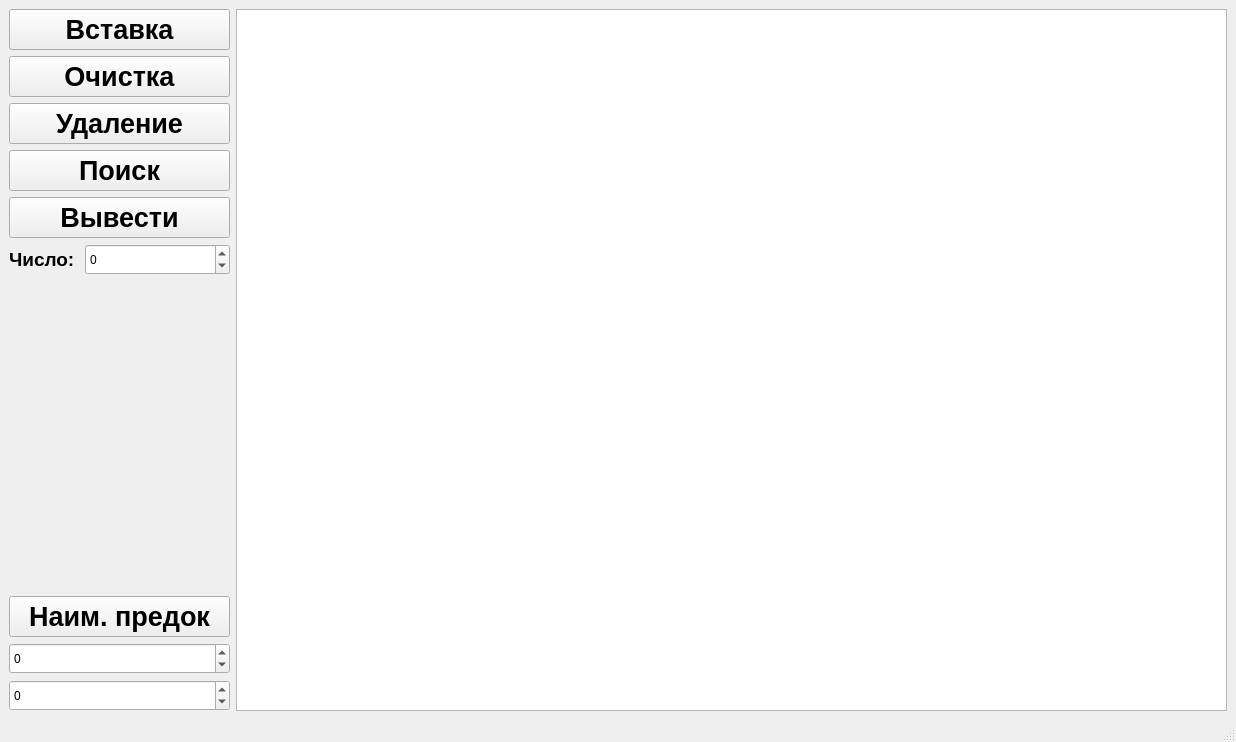
<?xml version="1.0" encoding="UTF-8"?>
<ui version="4.0">
 <class>MainWindow</class>
 <widget class="QMainWindow" name="MainWindow">
  <property name="geometry">
   <rect>
    <x>0</x>
    <y>0</y>
    <width>1236</width>
    <height>742</height>
   </rect>
  </property>
  <property name="windowTitle">
   <string>MainWindow</string>
  </property>
  <widget class="QWidget" name="centralwidget">
   <layout class="QGridLayout" name="gridLayout">
    <item row="0" column="0">
     <layout class="QFormLayout" name="formLayout">
      <item row="0" column="1">
       <layout class="QVBoxLayout" name="verticalLayout_2">
        <item>
         <widget class="QGraphicsView" name="graphicsView">
          <property name="minimumSize">
           <size>
            <width>541</width>
            <height>459</height>
           </size>
          </property>
         </widget>
        </item>
       </layout>
      </item>
      <item row="0" column="0">
       <layout class="QVBoxLayout" name="verticalLayout_1">
        <item>
         <widget class="QPushButton" name="On_insert">
          <property name="minimumSize">
           <size>
            <width>221</width>
            <height>41</height>
           </size>
          </property>
          <property name="maximumSize">
           <size>
            <width>221</width>
            <height>41</height>
           </size>
          </property>
          <property name="font">
           <font>
            <family>Ubuntu</family>
            <pointsize>20</pointsize>
            <italic>false</italic>
            <bold>true</bold>
           </font>
          </property>
          <property name="styleSheet">
           <string notr="true"/>
          </property>
          <property name="text">
           <string>Вставка</string>
          </property>
         </widget>
        </item>
        <item>
         <widget class="QPushButton" name="On_clear">
          <property name="minimumSize">
           <size>
            <width>221</width>
            <height>41</height>
           </size>
          </property>
          <property name="maximumSize">
           <size>
            <width>221</width>
            <height>41</height>
           </size>
          </property>
          <property name="font">
           <font>
            <family>Ubuntu</family>
            <pointsize>20</pointsize>
            <italic>false</italic>
            <bold>true</bold>
           </font>
          </property>
          <property name="styleSheet">
           <string notr="true"/>
          </property>
          <property name="text">
           <string>Очистка</string>
          </property>
         </widget>
        </item>
        <item>
         <widget class="QPushButton" name="On_delete">
          <property name="minimumSize">
           <size>
            <width>221</width>
            <height>41</height>
           </size>
          </property>
          <property name="maximumSize">
           <size>
            <width>221</width>
            <height>41</height>
           </size>
          </property>
          <property name="font">
           <font>
            <family>Ubuntu</family>
            <pointsize>20</pointsize>
            <italic>false</italic>
            <bold>true</bold>
           </font>
          </property>
          <property name="styleSheet">
           <string notr="true"/>
          </property>
          <property name="text">
           <string>Удаление</string>
          </property>
         </widget>
        </item>
        <item>
         <widget class="QPushButton" name="On_find">
          <property name="minimumSize">
           <size>
            <width>221</width>
            <height>41</height>
           </size>
          </property>
          <property name="maximumSize">
           <size>
            <width>221</width>
            <height>41</height>
           </size>
          </property>
          <property name="font">
           <font>
            <family>Ubuntu</family>
            <pointsize>20</pointsize>
            <italic>false</italic>
            <bold>true</bold>
           </font>
          </property>
          <property name="styleSheet">
           <string notr="true"/>
          </property>
          <property name="text">
           <string>Поиск</string>
          </property>
         </widget>
        </item>
        <item>
         <widget class="QPushButton" name="On_print_forward">
          <property name="minimumSize">
           <size>
            <width>221</width>
            <height>41</height>
           </size>
          </property>
          <property name="maximumSize">
           <size>
            <width>221</width>
            <height>41</height>
           </size>
          </property>
          <property name="font">
           <font>
            <family>Ubuntu</family>
            <pointsize>20</pointsize>
            <italic>false</italic>
            <bold>true</bold>
           </font>
          </property>
          <property name="styleSheet">
           <string notr="true"/>
          </property>
          <property name="text">
           <string>Вывести</string>
          </property>
         </widget>
        </item>
        <item>
         <layout class="QHBoxLayout" name="horizontalLayout">
          <property name="sizeConstraint">
           <enum>QLayout::SetNoConstraint</enum>
          </property>
          <item>
           <widget class="QLabel" name="label_4">
            <property name="maximumSize">
             <size>
              <width>70</width>
              <height>50</height>
             </size>
            </property>
            <property name="font">
             <font>
              <pointsize>14</pointsize>
              <bold>true</bold>
             </font>
            </property>
            <property name="text">
             <string>Число:</string>
            </property>
           </widget>
          </item>
          <item>
           <widget class="QSpinBox" name="inBox_2">
            <property name="minimumSize">
             <size>
              <width>91</width>
              <height>31</height>
             </size>
            </property>
            <property name="readOnly">
             <bool>false</bool>
            </property>
            <property name="minimum">
             <number>-100</number>
            </property>
            <property name="maximum">
             <number>100</number>
            </property>
           </widget>
          </item>
         </layout>
        </item>
        <item alignment="Qt::AlignVCenter">
         <widget class="QLabel" name="output">
          <property name="minimumSize">
           <size>
            <width>221</width>
            <height>30</height>
           </size>
          </property>
          <property name="font">
           <font>
            <pointsize>13</pointsize>
            <italic>true</italic>
            <bold>true</bold>
           </font>
          </property>
          <property name="text">
           <string/>
          </property>
         </widget>
        </item>
        <item>
         <widget class="QLabel" name="label">
          <property name="enabled">
           <bool>true</bool>
          </property>
          <property name="font">
           <font>
            <pointsize>14</pointsize>
            <italic>true</italic>
            <bold>true</bold>
           </font>
          </property>
          <property name="text">
           <string/>
          </property>
          <property name="textFormat">
           <enum>Qt::AutoText</enum>
          </property>
         </widget>
        </item>
        <item>
         <widget class="QPushButton" name="On_MaxDepth">
          <property name="minimumSize">
           <size>
            <width>221</width>
            <height>41</height>
           </size>
          </property>
          <property name="maximumSize">
           <size>
            <width>221</width>
            <height>41</height>
           </size>
          </property>
          <property name="font">
           <font>
            <family>Ubuntu</family>
            <pointsize>20</pointsize>
            <italic>false</italic>
            <bold>true</bold>
           </font>
          </property>
          <property name="styleSheet">
           <string notr="true"/>
          </property>
          <property name="text">
           <string>Наим. предок</string>
          </property>
         </widget>
        </item>
        <item>
         <widget class="QSpinBox" name="inBox_4">
          <property name="minimumSize">
           <size>
            <width>91</width>
            <height>31</height>
           </size>
          </property>
          <property name="readOnly">
           <bool>false</bool>
          </property>
          <property name="minimum">
           <number>-100</number>
          </property>
          <property name="maximum">
           <number>100</number>
          </property>
         </widget>
        </item>
        <item>
         <widget class="QSpinBox" name="inBox_3">
          <property name="minimumSize">
           <size>
            <width>221</width>
            <height>31</height>
           </size>
          </property>
          <property name="readOnly">
           <bool>false</bool>
          </property>
          <property name="minimum">
           <number>-100</number>
          </property>
          <property name="maximum">
           <number>100</number>
          </property>
         </widget>
        </item>
       </layout>
      </item>
     </layout>
    </item>
   </layout>
  </widget>
  <widget class="QMenuBar" name="menubar">
   <property name="geometry">
    <rect>
     <x>0</x>
     <y>0</y>
     <width>1236</width>
     <height>22</height>
    </rect>
   </property>
  </widget>
  <widget class="QStatusBar" name="statusbar"/>
 </widget>
 <resources/>
 <connections/>
</ui>
